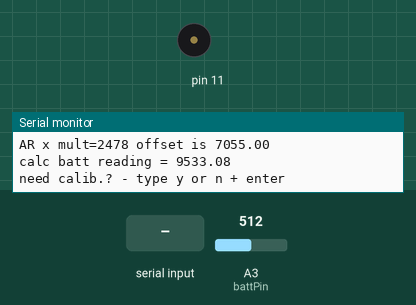
This sketch was run on a simulated Arduino Uno, built with avr-gcc and run on an emulated ATmega328P. On the bench: buzzer (waves = sounding), the last lines printed to the serial monitor. Inputs (shaded band) come from the test bench; at power-on: A3 (battPin) = 512.

Above: at 0.8 s.
0.9 s: "u" received over Serial
At 2.4 s:
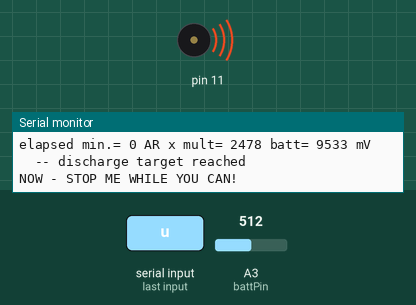
Timing chart, 0 to 8.2 s (numbered marks = the images above; inputs shaded):
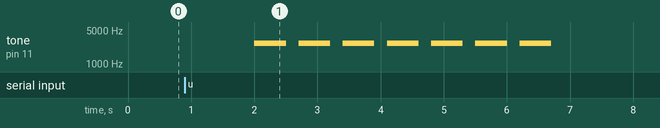

The sketch:

voltageSimplerNiCdx8.ino
```cpp
/*
VoltageSimplerNiCd -- monitor batt discharge of 8 cell NiCd, using while loop
   modified to read 0-5 v diff of batt v to regulated 8 v. rather than using volt divider
   now calibrates mult first if voltRegul = 0, also calib offset -- early attempt, pre-op-amp
*/

unsigned long starTime;  // starting time for discharge, msec
unsigned long prevTime;  // init = starTime, updated when each printVal done
unsigned long interval;  //will hold msec. since last printout of Values, big #
float deltaV;       // how high current V is from target in mV
 // int analReed;  //  to simulate voltage value read from an analog pin
const float targVolt= 9800; // discharge target in mV, varies with batt type, depth you want
                            // for NiCd 8 pack this is 50% dc at C/5 -- 1.225 v each cell
float voltRegul = 7055;   // possible (?int) value of regulated voltage offset, 10500-voltRegul <= 5K
                          //  full 5 v ~= 1023, gives ~5 mV per tick i.e. sensitivity
                          // set to 0 to calibrate mult initially; should approx= meas v out of VR
float battVolt;            // in mV, calcul from analRead * mult + voltRegul offset; could be int?
#define battPin 3         // input pin for batt volt; need to say A3, no
boolean done = 0;        // not done yet
float mult = 4.840;      // multiplier empirically determined from measured v across VR, may vary betw boards


void setup()   // option to calibrate voltage readout, also sets starTime
{
  Serial.begin(9600);
  int pinSees = (analogRead(battPin) * mult);
  battVolt = (analogRead(battPin) * mult + voltRegul);  // take initial reading
  Serial.print("AR x mult="); Serial.print(pinSees); Serial.print(" ");
  Serial.print("offset is "); Serial.println(voltRegul);
  Serial.print("calc batt reading = "); Serial.println(battVolt);  Serial.println("need calib.? - type y or n + enter");
  while(!Serial.available());  // while no serial input, hold the action
  if (Serial.available())
   {
     delay(50);  //flaky reading of chars unless some delay
     if  (Serial.read() == 'y')
      {
          if (voltRegul == 0)  // need to calibr mult
          calMult();

         else

          calibrate();    // call function or could be offset=calibrate() to call

      }
     else      // any char but y ends the setup; need braces? not for one liner
     Serial.println("calib done or bypassed");         //is this enough? yes
    }  //end if serial.avail
  unsigned long starTime = millis();     //start of sampling session, set once
  unsigned long prevTime = starTime;  // set once here, then reset by each print job
  printVals(battVolt);
}    //end setup

void loop()   // read the batt volt, print out time, value, more often as target approached
{
    // read the analog input pin

    float battVolt = (analogRead(battPin) * mult + voltRegul);  // float vs. int in mV?
          //    Serial.println("main loop just read battV");
    static float baseVolt = battVolt;  // will be V in mV when we started discharging, set once
    static float battRange = (baseVolt - targVolt);  // range to read from high point to target V
          //     Serial.println (battRange);  // should stay fixed
          //     Serial.print("done yet? "); Serial.println(done);
  while(done != 1)       //do this until done is true, target V reached
   {                    // may not need this while loop but breaks allow quick exit

    interval = (millis() - prevTime);   // ms. elapsed since last printVal job
                              // will determine whether to print or wait
      //   Serial.print("int now  "); Serial.println (interval);
    float battVolt = (analogRead(battPin) * mult + voltRegul);  // keep refreshed battVolt while looping here
    float deltaV  = (battVolt-targVolt);  //how far batt is from target now
      //   Serial.print("delta  "); Serial.println(deltaV);         // should drop as batt decays
      //   delay(5000);

    if ( (deltaV > battRange * 0.5) && (interval >= 15 * 60000) )
      {printVals(battVolt);  //we print every 15 min while far above target V
      break;    // exits while loop to main loop, to block evaluating later if's
      }
    if ( (deltaV <= battRange * 0.5) && (deltaV > battRange * 0.25) && (interval >= 10 * 60000) )
      {printVals(battVolt);       //print every 10 min
      break;
      }
    if ( (deltaV <= battRange * 0.25) && (deltaV > battRange * 0.13) && (interval >= 5 * 60000) )
      {printVals(battVolt);    //print every 5 min
      break;
      }
    if ( (deltaV <= battRange * 0.13) && (deltaV > battRange * 0.06) && (interval >= 3 * 60000) )
      {printVals(battVolt);    //print every 3 min
      break;
      }
    if ( (deltaV <= battRange * 0.06) && (deltaV >1) && (interval >= 60000) )
      {printVals(battVolt);    //print every 1 min
      break;
      }
    if (deltaV <= 1)     // target V reached
      {done = 1;        // stops this while loop from repeating
      break;
      }
          // need way to exit while loop if none of above are true? no,
         // not if variables to evaluate are inside this loop
     delay(1000);      // while, you wait
   }  // end while loop

//   Serial.println("exit while loop");

  delay(1000);     // no reason to loop any faster

  if (done == 1)  // main loop does this block repeatedly when done
   {
      printVals(battVolt);  Serial.println("  -- discharge target reached");
      Serial.println ("NOW - STOP ME WHILE YOU CAN!");
      for (byte i=0; i<=6; i++)  // play finish tone every 15 sec
        {
         tone(11, 2700);   // don't need pin config for toner
         delay(500);
         noTone(11);
         delay(200);
        } // end tone loop
     delay (15000);
   }  //end terminal if
}  //end main loop

void calMult()       // could, but doesn't actually return value, just resets global mult
 {
  // reads the analog pin, adjust mult to read correct voltage, i.e. matching external v.meter
  // looking at v. to analog pin 3 vs. board grnd
  Serial.println("type u to raise V, d to lower, x to exit");
  char ch;
  while(!Serial.available());  // no serial input, hold the action
  while(ch != 'x')   //loop until x typed
   {
     delay(100);
     ch = Serial.read();
     if(ch =='u')
     {
      mult = (mult + 0.005);
      battVolt = (analogRead(battPin) * mult);
     Serial.print("mult is now "); Serial.print(mult); Serial.print(" - volts read ");
     Serial.println(battVolt);
     }
     else if(ch =='d')
     {
      mult = (mult - 0.003);
      battVolt = (analogRead(battPin) * mult);
     Serial.print("mult is now "); Serial.print(mult); Serial.print(" - volts read ");
     Serial.println(battVolt);
     }  //end else
     delay(100);
    }  // end while, presumably only after an x is typed
    Serial.println("calib. done, starting record");
      //     nothing returns ; mult global has been reset by function
}   //end calibMult function

float calibrate()   // could, but doesn't actually return value, just resets a global
 {
  // read the analog pin, adjust voltRegul to read correct voltage, i.e. matching external v.meter
  Serial.println("type u to raise V, d to lower, x to exit");
  char ch;
  while(!Serial.available());  // no serial input, hold the action
  while(ch != 'x')   //loop until x typed
   {
     delay(100);
     ch = Serial.read();
     if(ch =='u')
     {
      voltRegul = (voltRegul + 5);
      battVolt = (analogRead(battPin) * mult + voltRegul);
     Serial.print("offset is now "); Serial.print(voltRegul); Serial.print(" - volts read ");
     Serial.println(battVolt);
     }
     else if(ch =='d')
     {
      voltRegul = (voltRegul - 4);
      battVolt = (analogRead(battPin) * mult + voltRegul);
     Serial.print("offset is now "); Serial.print(voltRegul); Serial.print(" - volts read ");
     Serial.println(battVolt);
     }  //end else
     delay(100);
    }  // end while, presumably only after an x is typed
    Serial.println("calib. done, starting record");
//    return offset;  //not necessary because voltRegul global has been reset by function
}   //end calib function

void printVals(int battV)    //prints current mV as integer, resets prevTime
{
  int pinSees = (analogRead(battPin) * mult);
  Serial.print("elapsed min.= ");Serial.print((millis() - starTime) / 60000);
  Serial.print(" "); Serial.print("AR x mult= "); Serial.print(pinSees); Serial.print(" ");
  Serial.print("batt= "); Serial.print(battV);Serial.println(" mV");
  prevTime = millis();  //tried print battVolt, failed to update even tho a global
}  //end printVals
```

Measured:
- after the input at 0.9 s, tone on pin 11: alternates 2700 Hz for 0.50 s and silent for 0.20 s, 14 changes in all, then stays silent, starting after 1.1 s
